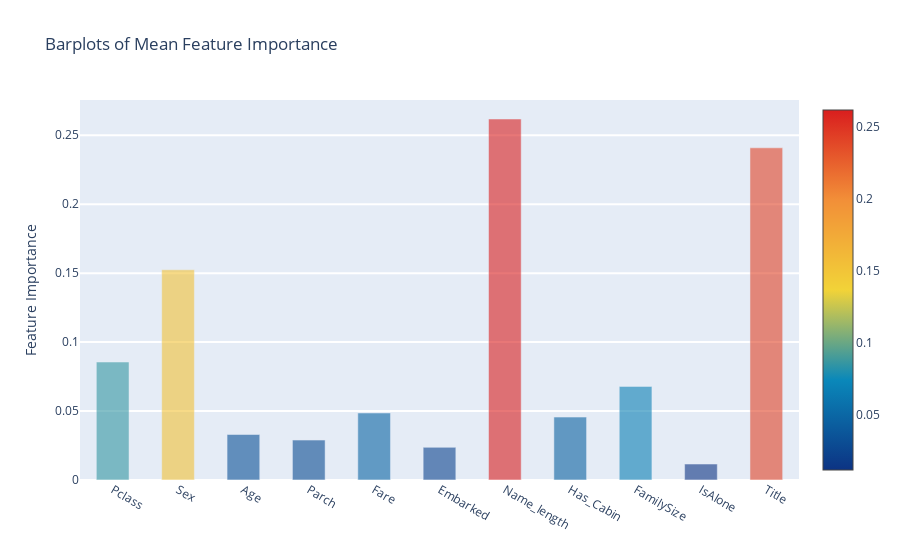

The notebook cell this image was saved under:
### Markdown cell above
**Barplot으로 feature 중요도 나타내기**

평균값을 barplot으로 나타냄

### Code cell
y = feature_dataframe['mean'].values
x = feature_dataframe['features'].values
data = [go.Bar(
            x = x,
            y = y,
            width = 0.5,
            marker = dict(
                color = feature_dataframe['mean'].values,
                colorscale = 'Portland',
                showscale = True,
                reversescale = False
                ), 
                opacity = 0.6
        )]

layout = go.Layout(
    autosize = True,
    title = 'Barplots of Mean Feature Importance',
    hovermode = 'closest',
    # xaxis = dict(title='Pop', ticklen=5, zeroline=False,  gridwidth=2),
    yaxis = dict(title='Feature Importance', ticklen=5, gridwidth=2),
    showlegend = False
)

fig = go.Figure(data=data, layout=layout)
py.iplot(fig, filename='bar-direct-labels')

### Figure 1 — Plotly figure (JSON) as saved in the notebook; plotly's stock layout.template omitted (floating-point values rounded to 4 significant figures)
{"data": [{"marker": {"color": [0.08556, 0.1525, 0.033, 0.02895, 0.04859, 0.02368, 0.2618, 0.04561, 0.06786, 0.01156, 0.2409], "colorscale": [[0.0, "rgb(12,51,131)"], [0.25, "rgb(10,136,186)"], [0.5, "rgb(242,211,56)"], [0.75, "rgb(242,143,56)"], [1.0, "rgb(217,30,30)"]], "reversescale": false, "showscale": true}, "opacity": 0.6, "type": "bar", "width": 0.5, "x": ["Pclass", "Sex", "Age", "Parch", "Fare", "Embarked", "Name_length", "Has_Cabin", "FamilySize", "IsAlone", "Title"], "y": [0.08556, 0.1525, 0.033, 0.02895, 0.04859, 0.02368, 0.2618, 0.04561, 0.06786, 0.01156, 0.2409]}], "layout": {"autosize": true, "hovermode": "closest", "showlegend": false, "title": {"text": "Barplots of Mean Feature Importance"}, "yaxis": {"gridwidth": 2, "ticklen": 5, "title": {"text": "Feature Importance"}}}}
